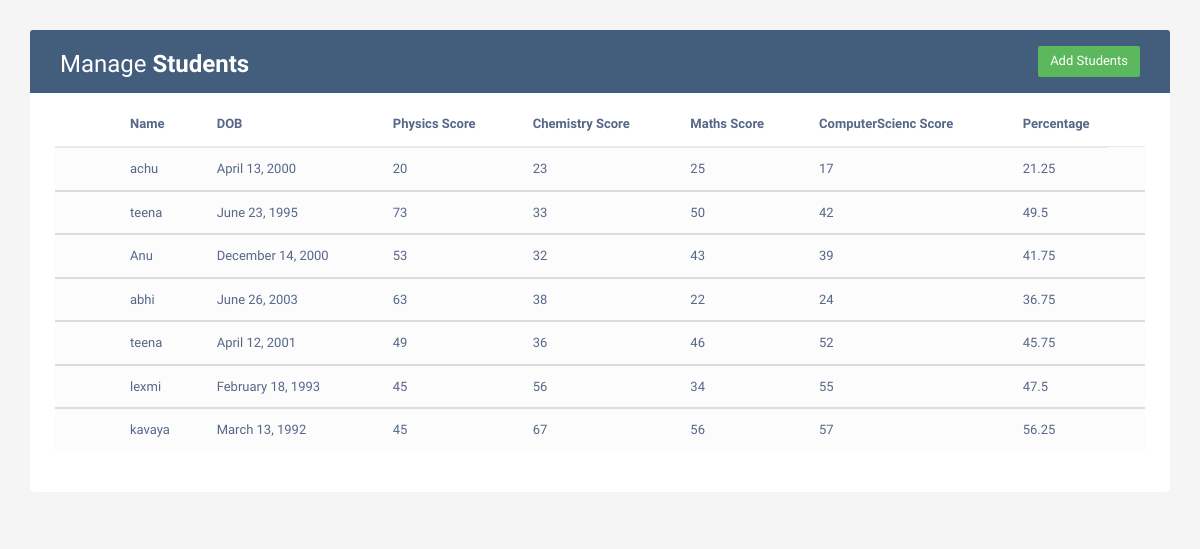
The page / on the database its author committed.
### students/models.py (models this page shows, shortened)
class Students(models.Model):
    name = models.CharField(max_length=255)
    date_of_birth = models.DateTimeField()
    physics_marks = models.IntegerField(validators=[MaxValueValidator(100)])
    chemistry_marks = models.IntegerField(validators=[MaxValueValidator(100)])
    maths_marks = models.IntegerField(validators=[MaxValueValidator(100)])
    computer_science_marks = models.IntegerField(validators=[MaxValueValidator(100)])
    percentage_marks = models.FloatField(blank=True,null=True)

### students/views.py (the view)
# urls.py: path('',StudentList.as_view(),name='stu-list'),
class StudentList(ListView):
    model = Students
    context_object_name = 'students'

### students/templates/students/students_list.html (shortened to what this page needs)
<!DOCTYPE html>
<html lang="en">
<head>
<link rel="stylesheet" href="https://maxcdn.bootstrapcdn.com/font-awesome/4.7.0/css/font-awesome.min.css">
<link rel="stylesheet" href="https://maxcdn.bootstrapcdn.com/bootstrap/3.3.7/css/bootstrap.min.css">
</head>
<body>
    <div class="container">
		<div class="table-responsive">
			<div class="table-wrapper">
				<div class="table-title">
					<div class="row">
						<div class="col-xs-6">
							<h2>Manage <b>Students</b></h2>
						</div>
						<div class="col-xs-6">
							<a href="{% url 'stu-add'%}" class="btn btn-success">Add Students</a>
						</div>
					</div>
				</div>
				<table class="table table-striped table-hover">
					<thead>
						<tr>
							<th>
							</th>
							<th>Name</th>
							<th>DOB</th>
							<th>Physics Score</th>
							<th>Chemistry Score</th>
							<th>Maths Score</th>
							<th>ComputerScienc Score</th>
							<th>Percentage</th>
						</tr>
					{% for stu in students %}
					</thead>
					<tbody>
						<tr>
							<td>
							</td>
							<td>{{stu.name}}</td>
							<td>{{stu.date_of_birth|date:"F d, Y"}}</td>
							<td>{{stu.physics_marks}}</td>
							<td>{{stu.chemistry_marks}}</td>
							<td>{{stu.maths_marks}}</td>
							<td>{{stu.computer_science_marks}}</td>
							<td>{{stu.percentage_marks}}</td>
							<td>
							</td>
						</tr>
						<tr>
					{%endfor%}
					</tbody>
				</table>
			</div>
		</div>
	</div>
</body>
</html>

### students/templates/students/students_list.html (style rules this page uses)
body { color: #566787; background: #f5f5f5; font-family: 'Varela Round', sans-serif; font-size: 13px; }
.table-responsive { margin: 30px 0; }
.table-wrapper { min-width: 1000px; background: #fff; padding: 20px 25px; border-radius: 3px; box-shadow: 0 1px 1px rgba(0,0,0,.05); }
.table-title { padding-bottom: 15px; background: #435d7d; color: #fff; padding: 16px 30px; margin: -20px -25px 10px; border-radius: 3px 3px 0 0; }
.table-title h2 { margin: 5px 0 0; font-size: 24px; }
.table-title .btn { color: #fff; float: right; font-size: 13px; border: none; min-width: 50px; border-radius: 2px; border: none; outline: none !important; margin-left: 10px; }
table.table tr th, table.table tr td { border-color: #e9e9e9; padding: 12px 15px; vertical-align: middle; }
table.table tr th:first-child { width: 60px; }
table.table tr th:last-child { width: 100px; }
table.table-striped tbody tr:nth-of-type(odd) { background-color: #fcfcfc; }

### rows shown on the page
Students: name "achu", date_of_birth "April 13, 2000", physics_marks "20", chemistry_marks "23", maths_marks "25", computer_science_marks "17", percentage_marks "21.25"
Students: name "teena", date_of_birth "June 23, 1995", physics_marks "73", chemistry_marks "33", maths_marks "50", computer_science_marks "42", percentage_marks "49.5"
Students: name "Anu", date_of_birth "December 14, 2000", physics_marks "53", chemistry_marks "32", maths_marks "43", computer_science_marks "39", percentage_marks "41.75"
Students: name "abhi", date_of_birth "June 26, 2003", physics_marks "63", chemistry_marks "38", maths_marks "22", computer_science_marks "24", percentage_marks "36.75"
Students: name "teena", date_of_birth "April 12, 2001", physics_marks "49", chemistry_marks "36", maths_marks "46", computer_science_marks "52", percentage_marks "45.75"
Students: name "lexmi", date_of_birth "February 18, 1993", physics_marks "45", chemistry_marks "56", maths_marks "34", computer_science_marks "55", percentage_marks "47.5"
Students: name "kavaya", date_of_birth "March 13, 1992", physics_marks "45", chemistry_marks "67", maths_marks "56", computer_science_marks "57", percentage_marks "56.25"
